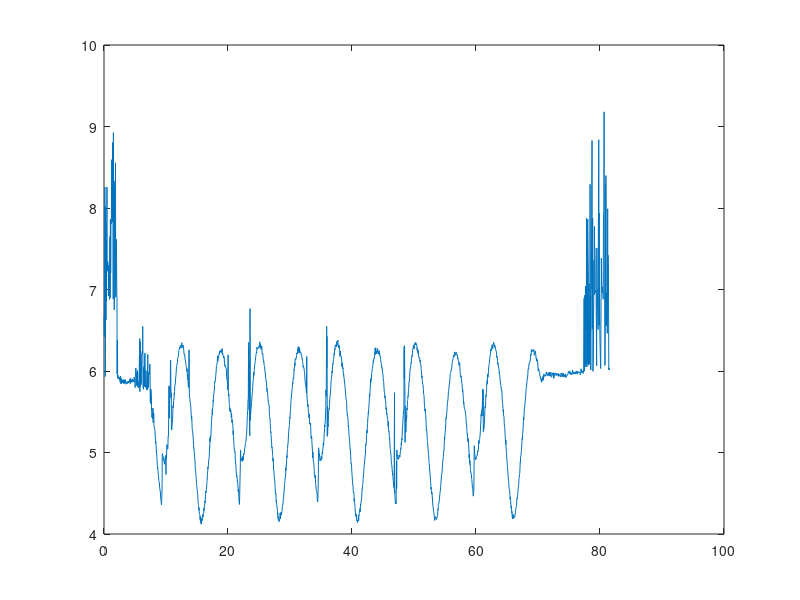
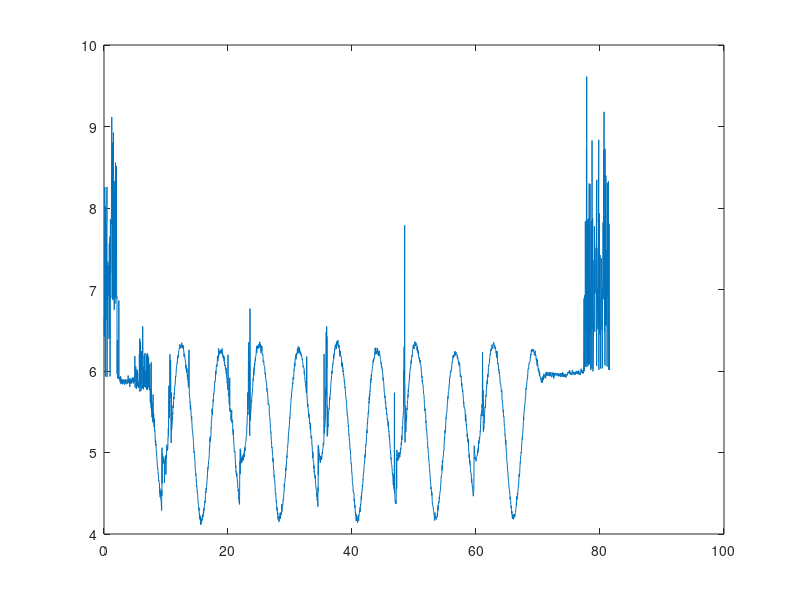

Write MATLAB code to recreate these figures, in order.
clc
clear
close all;

%%%%%%%%%%%%%%%%%%%%%%%%%% DATASET FORMAT %%%%%%%%%%%%%%%%%%%%%%%%%%%%%%%%
% anchor_pos -> 3D location of anchors in VICON frame, ordered from 1-8
% flowdeck ->  first two columns correspond to the accumulated pixels in XY
%             third column corresponds to the Zranger measurement of height
% imu -> first three columns are accelerometer readings in xyz
%        last three columns are gyroscope measurements in xyz
% pos_vicon -> XYZ position measured by VICON system @ 200 Hz
% ref -> position setpoint sent to the drone
% uwb1 -> distance measurements to anchors 1-4
% uwb2 -> distance measurements to anchors 5-8


% Load the dataset
% Select which mat file you want to load
% [FileName,PathName,FilterIndex] = uigetfile('.mat');
% load(FileName);
load('sine_xyz.mat')
outlier_th = 2;
% detecting outliers in UWB data
id = 4;
K = length(t_uwb2);
history_length = 4;
l =1;
for k=1:K
   if k > history_length
       mean_uwb = mean(uwb2(k-history_length:k-1,id));
       std_uwb = std(uwb2(k-history_length:k-1,id));
       dist = abs(mean_uwb - uwb2(k,id));
       if (dist < outlier_th*std_uwb)
           filtered(l) = uwb2(k,id);
           t_filtered(l) = t_uwb2(k);
           l = l + 1;
       end
   else
       filtered(l) =  uwb2(k,id);
       t_filtered(l) = t_uwb2(k);
       l = l + 1;
   end  
end
plot(t_filtered,filtered)
figure
plot(t_uwb2,uwb2(:,id))